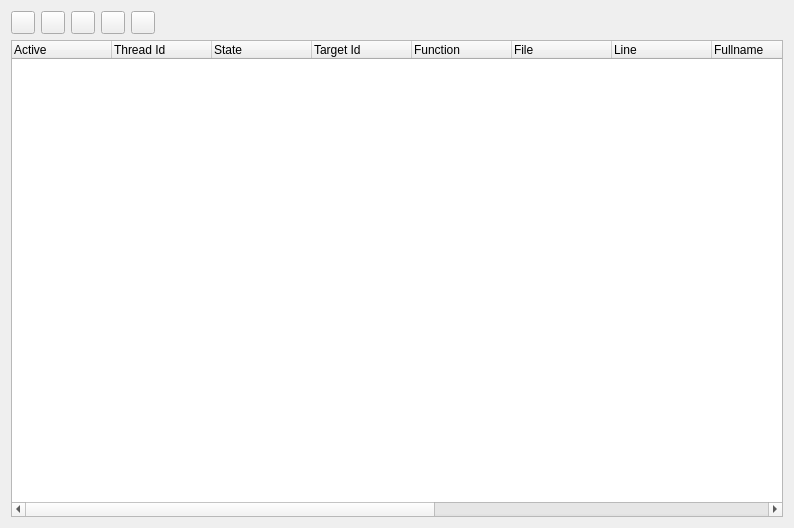
<?xml version="1.0" encoding="UTF-8"?>
<ui version="4.0">
 <class>SeerThreadFramesBrowserWidgetForm</class>
 <widget class="QWidget" name="SeerThreadFramesBrowserWidgetForm">
  <property name="geometry">
   <rect>
    <x>0</x>
    <y>0</y>
    <width>794</width>
    <height>528</height>
   </rect>
  </property>
  <property name="windowTitle">
   <string>Form</string>
  </property>
  <layout class="QGridLayout" name="gridLayout">
   <item row="0" column="0">
    <layout class="QHBoxLayout" name="horizontalLayout">
     <item>
      <widget class="QToolButton" name="gdbNextToolButton">
       <property name="toolTip">
        <string>Execute the next line for selected threads. Step over functions.</string>
       </property>
       <property name="text">
        <string/>
       </property>
       <property name="icon">
        <iconset resource="resource.qrc">
         <normaloff>:/seer/resources/RelaxLightIcons/debug-step-over.svg</normaloff>:/seer/resources/RelaxLightIcons/debug-step-over.svg</iconset>
       </property>
      </widget>
     </item>
     <item>
      <widget class="QToolButton" name="gdbStepToolButton">
       <property name="toolTip">
        <string>Execute the next line for selected threads. Step into functions.</string>
       </property>
       <property name="text">
        <string/>
       </property>
       <property name="icon">
        <iconset resource="resource.qrc">
         <normaloff>:/seer/resources/RelaxLightIcons/debug-step-into.svg</normaloff>:/seer/resources/RelaxLightIcons/debug-step-into.svg</iconset>
       </property>
      </widget>
     </item>
     <item>
      <widget class="QToolButton" name="gdbFinishToolButton">
       <property name="toolTip">
        <string>Finish the current function for selected threads.</string>
       </property>
       <property name="text">
        <string/>
       </property>
       <property name="icon">
        <iconset resource="resource.qrc">
         <normaloff>:/seer/resources/RelaxLightIcons/debug-step-out.svg</normaloff>:/seer/resources/RelaxLightIcons/debug-step-out.svg</iconset>
       </property>
      </widget>
     </item>
     <item>
      <widget class="QToolButton" name="gdbContinueToolButton">
       <property name="toolTip">
        <string>Continue execution of selected threads.</string>
       </property>
       <property name="text">
        <string/>
       </property>
       <property name="icon">
        <iconset resource="resource.qrc">
         <normaloff>:/seer/resources/RelaxLightIcons/debug-execute-from-cursor.svg</normaloff>:/seer/resources/RelaxLightIcons/debug-execute-from-cursor.svg</iconset>
       </property>
      </widget>
     </item>
     <item>
      <widget class="QToolButton" name="gdbInterruptToolButton">
       <property name="toolTip">
        <string>Interrupt execution of selected threads.</string>
       </property>
       <property name="text">
        <string/>
       </property>
       <property name="icon">
        <iconset resource="resource.qrc">
         <normaloff>:/seer/resources/thenounproject/stop.svg</normaloff>:/seer/resources/thenounproject/stop.svg</iconset>
       </property>
      </widget>
     </item>
     <item>
      <spacer name="horizontalSpacer">
       <property name="orientation">
        <enum>Qt::Horizontal</enum>
       </property>
       <property name="sizeHint" stdset="0">
        <size>
         <width>40</width>
         <height>20</height>
        </size>
       </property>
      </spacer>
     </item>
    </layout>
   </item>
   <item row="1" column="0">
    <widget class="QTreeWidget" name="threadTreeWidget">
     <property name="selectionMode">
      <enum>QAbstractItemView::ExtendedSelection</enum>
     </property>
     <property name="columnCount">
      <number>14</number>
     </property>
     <column>
      <property name="text">
       <string>Active</string>
      </property>
     </column>
     <column>
      <property name="text">
       <string>Thread Id</string>
      </property>
     </column>
     <column>
      <property name="text">
       <string>State</string>
      </property>
     </column>
     <column>
      <property name="text">
       <string>Target Id</string>
      </property>
     </column>
     <column>
      <property name="text">
       <string>Function</string>
      </property>
     </column>
     <column>
      <property name="text">
       <string>File</string>
      </property>
     </column>
     <column>
      <property name="text">
       <string>Line</string>
      </property>
     </column>
     <column>
      <property name="text">
       <string>Fullname</string>
      </property>
     </column>
     <column>
      <property name="text">
       <string>Arguments</string>
      </property>
     </column>
     <column>
      <property name="text">
       <string>Name</string>
      </property>
     </column>
     <column>
      <property name="text">
       <string>Level</string>
      </property>
     </column>
     <column>
      <property name="text">
       <string>Address</string>
      </property>
     </column>
     <column>
      <property name="text">
       <string>Arch</string>
      </property>
     </column>
     <column>
      <property name="text">
       <string>Core</string>
      </property>
     </column>
    </widget>
   </item>
  </layout>
 </widget>
 <resources>
  <include location="resource.qrc"/>
 </resources>
 <connections/>
</ui>
